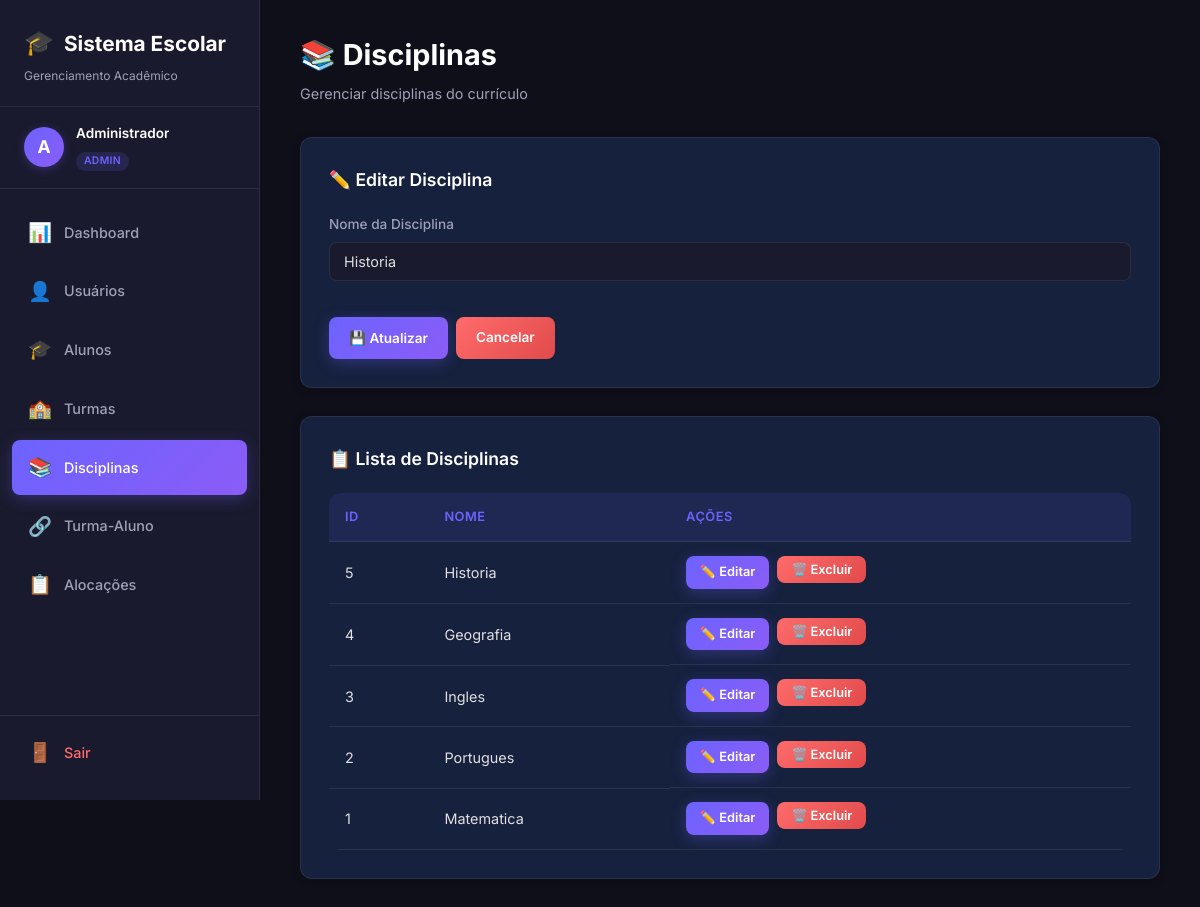
Screenshot of /index.php?page=disciplinas&edit=5 (signed in) with the database file from the repository.
### tables this page shows
CREATE TABLE disciplinas (
        id INTEGER PRIMARY KEY AUTOINCREMENT,
        nome VARCHAR(45) NOT NULL
    );

### app/controllers/DisciplinaController.php (called while the page is built, shortened)
<?php
require_once __DIR__ . '/../models/Disciplina.php';
class DisciplinaController {
    private $model;
    public function __construct($pdo) {
        $this->model = new Disciplina($pdo);
    }
    public function index() {
        $editData = null;
        if (isset($_GET['edit'])) {
            $editData = $this->model->getById($_GET['edit']);
        }
        $disciplinas = $this->model->getAll();
        include __DIR__ . '/../views/layout/header.php';
        include __DIR__ . '/../views/layout/sidebar.php';
        include __DIR__ . '/../views/disciplinas/index.php';
        include __DIR__ . '/../views/layout/footer.php';
    }
}
?>

### app/models/Disciplina.php (called while the page is built, shortened)
<?php
class Disciplina {
    private $pdo;
    public function __construct($pdo) {
        $this->pdo = $pdo;
    }
    public function getAll() {
        return $this->pdo->query("SELECT * FROM disciplinas ORDER BY id DESC")->fetchAll();
    }
    public function getById($id) {
        $stmt = $this->pdo->prepare("SELECT * FROM disciplinas WHERE id = ?");
        $stmt->execute([$id]);
        return $stmt->fetch();
    }
}
?>

### app/views/disciplinas/index.php (the view, shortened to what this page needs)
<div class="main-content">
    <div class="page-header">
        <h1>📚 Disciplinas</h1>
        <p>Gerenciar disciplinas do currículo</p>
    </div>
    <div class="card">
        <h3 class="card-title"><?= $editData ? '✏️ Editar Disciplina' : '➕ Nova Disciplina' ?></h3>
        <form method="POST" action="index.php?page=disciplinas">
            <div class="form-grid">
                <div class="form-group">
                    <label>Nome da Disciplina</label>
                    <input type="text" name="nome" required placeholder="Ex: Matemática" value="<?= htmlspecialchars($editData['nome'] ?? '') ?>">
                </div>
            </div>
            <div class="btn-group">
                <button type="submit" class="btn btn-primary"><?= $editData ? '💾 Atualizar' : '➕ Cadastrar' ?></button>
                <?php if ($editData): ?>
                    <a href="index.php?page=disciplinas" class="btn btn-danger">Cancelar</a>
                <?php endif; ?>
            </div>
        </form>
    </div>
    <div class="card">
        <h3 class="card-title">📋 Lista de Disciplinas</h3>
        <?php if (empty($disciplinas)): ?>
            <div class="empty-state">
                <div class="empty-icon">📚</div>
                <p>Nenhuma disciplina cadastrada ainda.</p>
            </div>
        <?php else: ?>
            <div class="table-wrapper">
                <table>
                    <thead>
                        <tr>
                            <th>ID</th>
                            <th>Nome</th>
                            <th>Ações</th>
                        </tr>
                    </thead>
                    <tbody>
                        <?php foreach ($disciplinas as $d): ?>
                        <tr>
                            <td><?= $d['id'] ?></td>
                            <td><?= htmlspecialchars($d['nome']) ?></td>
                            <td class="actions">
                                <a href="index.php?page=disciplinas&edit=<?= $d['id'] ?>" class="btn btn-primary btn-sm">✏️ Editar</a>
                                <form method="POST" action="index.php?page=disciplinas" style="display:inline" onsubmit="return confirm('Deseja excluir esta disciplina?')">
                                    <button type="submit" class="btn btn-danger btn-sm">🗑️ Excluir</button>
                                </form>
                            </td>
                        </tr>
                        <?php endforeach; ?>
                    </tbody>
                </table>
            </div>
        <?php endif; ?>
    </div>
</div>

### style.css (style rules this page uses)
:root { --bg-primary: #0f0f1a; --bg-secondary: #1a1a2e; --bg-card: #16213e; --bg-input: #1a1a2e; --text-primary: #e0e0e0; --text-secondary: #a0a0b8; --text-heading: #ffffff; --accent: #6c63ff; --accent-hover: #5a52d5; --accent-glow: rgba(108, 99, 255, 0.3); --success: #00c9a7; --success-hover: #00a88a; --danger: #ff6b6b; --danger-hover: #e04a4a; --warning: #ffc107; --border: rgba(255, 255, 255, 0.08); --border-focus: rgba(108, 99, 255, 0.5); --shadow: 0 8px 32px rgba(0, 0, 0, 0.3); --shadow-sm: 0 2px 8px rgba(0, 0, 0, 0.2); --radius: 12px; --radius-sm: 8px; --transition: all 0.3s cubic-bezier(0.4, 0, 0.2, 1); }
*, *::before, *::after { margin: 0; padding: 0; box-sizing: border-box; }
html { scroll-behavior: smooth; }
body { font-family: 'Inter', -apple-system, BlinkMacSystemFont, sans-serif; background: var(--bg-primary); color: var(--text-primary); min-height: 100vh; line-height: 1.6; }
.main-content { margin-left: 260px; padding: 32px 40px; min-height: 100vh; }
.page-header { margin-bottom: 32px; }
.page-header h1 { font-size: 1.8rem; font-weight: 700; color: var(--text-heading); margin-bottom: 4px; }
.page-header p { color: var(--text-secondary); font-size: 0.9rem; }
.card { background: var(--bg-card); border: 1px solid var(--border); border-radius: var(--radius); padding: 28px; margin-bottom: 28px; box-shadow: var(--shadow-sm); }
.card-title { font-size: 1.1rem; font-weight: 600; color: var(--text-heading); margin-bottom: 20px; display: flex; align-items: center; gap: 8px; }
.form-grid { display: grid; grid-template-columns: repeat(auto-fit, minmax(250px, 1fr)); gap: 16px; }
.form-group { margin-bottom: 16px; }
.form-group label { display: block; font-size: 0.85rem; font-weight: 500; color: var(--text-secondary); margin-bottom: 6px; }
.form-group input, .form-group select { width: 100%; padding: 10px 14px; background: var(--bg-input); border: 1px solid var(--border); border-radius: var(--radius-sm); color: var(--text-primary); font-family: 'Inter', sans-serif; font-size: 0.9rem; transition: var(--transition); outline: none; }
.form-group input::placeholder { color: var(--text-secondary); opacity: 0.6; }
.btn { display: inline-flex; align-items: center; gap: 6px; padding: 10px 20px; font-family: 'Inter', sans-serif; font-size: 0.85rem; font-weight: 600; border: none; border-radius: var(--radius-sm); cursor: pointer; transition: var(--transition); text-decoration: none; }
.btn-primary { background: linear-gradient(135deg, var(--accent), #8b5cf6); color: #fff; box-shadow: 0 4px 15px var(--accent-glow); }
.btn-danger { background: linear-gradient(135deg, var(--danger), #e04a4a); color: #fff; }
.btn-sm { padding: 6px 14px; font-size: 0.8rem; }
.btn-group { display: flex; gap: 8px; margin-top: 20px; }
.table-wrapper { overflow-x: auto; border-radius: var(--radius); }
table { width: 100%; border-collapse: collapse; }
thead th { background: rgba(108, 99, 255, 0.1); color: var(--accent); font-size: 0.8rem; font-weight: 600; text-transform: uppercase; letter-spacing: 0.5px; padding: 14px 16px; text-align: left; border-bottom: 1px solid var(--border); }
tbody tr { transition: var(--transition); }
tbody td { padding: 14px 16px; font-size: 0.9rem; border-bottom: 1px solid var(--border); color: var(--text-primary); }
.actions { display: flex; gap: 8px; }

### rows the page displays
disciplinas: nome "Historia", id "5"
disciplinas: id "4", nome "Geografia"
disciplinas: id "3", nome "Ingles"
disciplinas: id "2", nome "Portugues"
disciplinas: id "1", nome "Matematica"

### other values shown
mb_substr($userName, 0, 1, 'UTF-8') "A"
$userName "Administrador"
$userPerfil "ADMIN"
$item['icon'] "📊"
$item['label'] "Dashboard"
$item['icon'] "👤"
$item['label'] "Usuários"
$item['icon'] "🎓"
$item['label'] "Alunos"
$item['icon'] "🏫"
$item['label'] "Turmas"
$item['icon'] "📚"
$item['label'] "Disciplinas"
$item['icon'] "🔗"
$item['label'] "Turma-Aluno"
